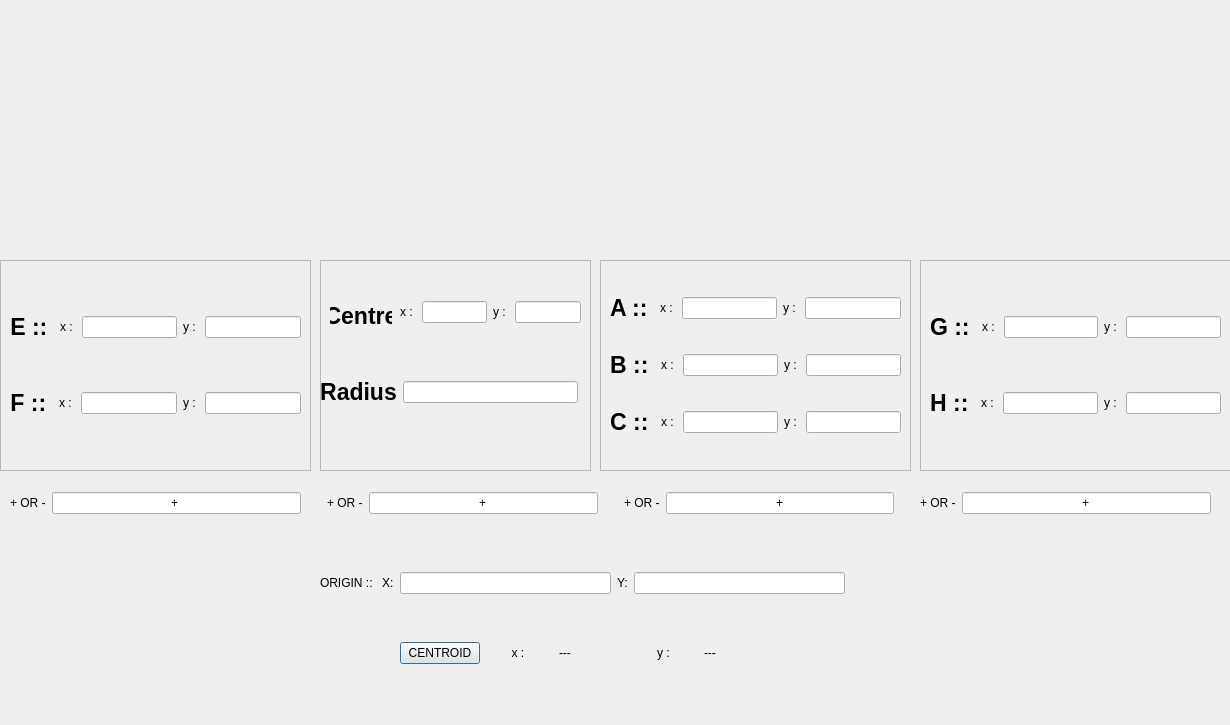
<?xml version="1.0" encoding="UTF-8"?>
<ui version="4.0">
 <class>Centroid_composite</class>
 <widget class="QDialog" name="Centroid_composite">
  <property name="geometry">
   <rect>
    <x>0</x>
    <y>0</y>
    <width>1230</width>
    <height>725</height>
   </rect>
  </property>
  <property name="windowTitle">
   <string>Dialog</string>
  </property>
  <widget class="QLabel" name="label">
   <property name="geometry">
    <rect>
     <x>10</x>
     <y>40</y>
     <width>291</width>
     <height>201</height>
    </rect>
   </property>
   <property name="text">
    <string/>
   </property>
   <property name="pixmap">
    <pixmap resource="resource.qrc">:/shapes/newrect.jpg</pixmap>
   </property>
   <property name="scaledContents">
    <bool>true</bool>
   </property>
  </widget>
  <widget class="QLabel" name="label_2">
   <property name="geometry">
    <rect>
     <x>370</x>
     <y>30</y>
     <width>211</width>
     <height>211</height>
    </rect>
   </property>
   <property name="text">
    <string/>
   </property>
   <property name="pixmap">
    <pixmap resource="resource.qrc">:/shapes/Circle.jpg</pixmap>
   </property>
   <property name="scaledContents">
    <bool>true</bool>
   </property>
  </widget>
  <widget class="QFrame" name="frame">
   <property name="geometry">
    <rect>
     <x>0</x>
     <y>260</y>
     <width>311</width>
     <height>211</height>
    </rect>
   </property>
   <property name="frameShape">
    <enum>QFrame::StyledPanel</enum>
   </property>
   <property name="frameShadow">
    <enum>QFrame::Raised</enum>
   </property>
   <layout class="QGridLayout" name="gridLayout">
    <item row="0" column="0" rowspan="2">
     <layout class="QVBoxLayout" name="verticalLayout">
      <item>
       <layout class="QHBoxLayout" name="horizontalLayout">
        <item>
         <widget class="QLabel" name="label_3">
          <property name="sizePolicy">
           <sizepolicy hsizetype="Preferred" vsizetype="Preferred">
            <horstretch>0</horstretch>
            <verstretch>0</verstretch>
           </sizepolicy>
          </property>
          <property name="font">
           <font>
            <pointsize>17</pointsize>
            <weight>75</weight>
            <bold>true</bold>
           </font>
          </property>
          <property name="text">
           <string>E :: </string>
          </property>
          <property name="alignment">
           <set>Qt::AlignCenter</set>
          </property>
         </widget>
        </item>
        <item>
         <widget class="QLabel" name="label_5">
          <property name="text">
           <string>x : </string>
          </property>
          <property name="alignment">
           <set>Qt::AlignCenter</set>
          </property>
         </widget>
        </item>
        <item>
         <widget class="QLineEdit" name="E1"/>
        </item>
        <item>
         <widget class="QLabel" name="label_9">
          <property name="text">
           <string>y : </string>
          </property>
          <property name="alignment">
           <set>Qt::AlignCenter</set>
          </property>
         </widget>
        </item>
        <item>
         <widget class="QLineEdit" name="E2"/>
        </item>
       </layout>
      </item>
      <item>
       <layout class="QHBoxLayout" name="horizontalLayout_2">
        <item>
         <widget class="QLabel" name="label_4">
          <property name="font">
           <font>
            <pointsize>17</pointsize>
            <weight>75</weight>
            <bold>true</bold>
           </font>
          </property>
          <property name="text">
           <string>F :: </string>
          </property>
          <property name="alignment">
           <set>Qt::AlignCenter</set>
          </property>
         </widget>
        </item>
        <item>
         <widget class="QLabel" name="label_6">
          <property name="text">
           <string>x : </string>
          </property>
          <property name="alignment">
           <set>Qt::AlignCenter</set>
          </property>
         </widget>
        </item>
        <item>
         <widget class="QLineEdit" name="F1"/>
        </item>
        <item>
         <widget class="QLabel" name="label_10">
          <property name="text">
           <string>y : </string>
          </property>
          <property name="alignment">
           <set>Qt::AlignCenter</set>
          </property>
         </widget>
        </item>
        <item>
         <widget class="QLineEdit" name="F2"/>
        </item>
       </layout>
      </item>
     </layout>
    </item>
   </layout>
  </widget>
  <widget class="QFrame" name="frame_2">
   <property name="geometry">
    <rect>
     <x>320</x>
     <y>260</y>
     <width>271</width>
     <height>211</height>
    </rect>
   </property>
   <property name="frameShape">
    <enum>QFrame::StyledPanel</enum>
   </property>
   <property name="frameShadow">
    <enum>QFrame::Raised</enum>
   </property>
   <widget class="QLabel" name="label_7">
    <property name="geometry">
     <rect>
      <x>10</x>
      <y>40</y>
      <width>62</width>
      <height>32</height>
     </rect>
    </property>
    <property name="sizePolicy">
     <sizepolicy hsizetype="Preferred" vsizetype="Preferred">
      <horstretch>0</horstretch>
      <verstretch>0</verstretch>
     </sizepolicy>
    </property>
    <property name="font">
     <font>
      <pointsize>17</pointsize>
      <weight>75</weight>
      <bold>true</bold>
     </font>
    </property>
    <property name="text">
     <string>Centre</string>
    </property>
    <property name="alignment">
     <set>Qt::AlignCenter</set>
    </property>
   </widget>
   <widget class="QWidget" name="layoutWidget">
    <property name="geometry">
     <rect>
      <x>0</x>
      <y>110</y>
      <width>258</width>
      <height>44</height>
     </rect>
    </property>
    <layout class="QHBoxLayout" name="horizontalLayout_10">
     <item>
      <widget class="QLabel" name="label_12">
       <property name="font">
        <font>
         <pointsize>17</pointsize>
         <weight>75</weight>
         <bold>true</bold>
        </font>
       </property>
       <property name="text">
        <string>Radius</string>
       </property>
       <property name="alignment">
        <set>Qt::AlignCenter</set>
       </property>
      </widget>
     </item>
     <item>
      <widget class="QLineEdit" name="radius"/>
     </item>
    </layout>
   </widget>
  </widget>
  <widget class="QLabel" name="label_8">
   <property name="geometry">
    <rect>
     <x>630</x>
     <y>30</y>
     <width>261</width>
     <height>221</height>
    </rect>
   </property>
   <property name="text">
    <string/>
   </property>
   <property name="pixmap">
    <pixmap resource="resource.qrc">:/shapes/triangle.jpg</pixmap>
   </property>
   <property name="scaledContents">
    <bool>true</bool>
   </property>
  </widget>
  <widget class="QFrame" name="frame_3">
   <property name="geometry">
    <rect>
     <x>600</x>
     <y>260</y>
     <width>311</width>
     <height>211</height>
    </rect>
   </property>
   <property name="frameShape">
    <enum>QFrame::StyledPanel</enum>
   </property>
   <property name="frameShadow">
    <enum>QFrame::Raised</enum>
   </property>
   <layout class="QGridLayout" name="gridLayout_3">
    <item row="0" column="0" rowspan="2">
     <layout class="QVBoxLayout" name="verticalLayout_3">
      <item>
       <layout class="QHBoxLayout" name="horizontalLayout_5">
        <item>
         <widget class="QLabel" name="label_11">
          <property name="sizePolicy">
           <sizepolicy hsizetype="Preferred" vsizetype="Preferred">
            <horstretch>0</horstretch>
            <verstretch>0</verstretch>
           </sizepolicy>
          </property>
          <property name="font">
           <font>
            <pointsize>17</pointsize>
            <weight>75</weight>
            <bold>true</bold>
           </font>
          </property>
          <property name="text">
           <string>A :: </string>
          </property>
          <property name="alignment">
           <set>Qt::AlignCenter</set>
          </property>
         </widget>
        </item>
        <item>
         <widget class="QLabel" name="label_13">
          <property name="text">
           <string>x : </string>
          </property>
          <property name="alignment">
           <set>Qt::AlignCenter</set>
          </property>
         </widget>
        </item>
        <item>
         <widget class="QLineEdit" name="A1"/>
        </item>
        <item>
         <widget class="QLabel" name="label_14">
          <property name="text">
           <string>y : </string>
          </property>
          <property name="alignment">
           <set>Qt::AlignCenter</set>
          </property>
         </widget>
        </item>
        <item>
         <widget class="QLineEdit" name="A2"/>
        </item>
       </layout>
      </item>
      <item>
       <layout class="QHBoxLayout" name="horizontalLayout_7">
        <item>
         <widget class="QLabel" name="label_18">
          <property name="font">
           <font>
            <pointsize>17</pointsize>
            <weight>75</weight>
            <bold>true</bold>
           </font>
          </property>
          <property name="text">
           <string>B :: </string>
          </property>
          <property name="alignment">
           <set>Qt::AlignCenter</set>
          </property>
         </widget>
        </item>
        <item>
         <widget class="QLabel" name="label_19">
          <property name="text">
           <string>x : </string>
          </property>
          <property name="alignment">
           <set>Qt::AlignCenter</set>
          </property>
         </widget>
        </item>
        <item>
         <widget class="QLineEdit" name="B1"/>
        </item>
        <item>
         <widget class="QLabel" name="label_20">
          <property name="text">
           <string>y : </string>
          </property>
          <property name="alignment">
           <set>Qt::AlignCenter</set>
          </property>
         </widget>
        </item>
        <item>
         <widget class="QLineEdit" name="B2"/>
        </item>
       </layout>
      </item>
      <item>
       <layout class="QHBoxLayout" name="horizontalLayout_6">
        <item>
         <widget class="QLabel" name="label_15">
          <property name="font">
           <font>
            <pointsize>17</pointsize>
            <weight>75</weight>
            <bold>true</bold>
           </font>
          </property>
          <property name="text">
           <string>C :: </string>
          </property>
          <property name="alignment">
           <set>Qt::AlignCenter</set>
          </property>
         </widget>
        </item>
        <item>
         <widget class="QLabel" name="label_16">
          <property name="text">
           <string>x : </string>
          </property>
          <property name="alignment">
           <set>Qt::AlignCenter</set>
          </property>
         </widget>
        </item>
        <item>
         <widget class="QLineEdit" name="C1"/>
        </item>
        <item>
         <widget class="QLabel" name="label_17">
          <property name="text">
           <string>y : </string>
          </property>
          <property name="alignment">
           <set>Qt::AlignCenter</set>
          </property>
         </widget>
        </item>
        <item>
         <widget class="QLineEdit" name="C2"/>
        </item>
       </layout>
      </item>
     </layout>
    </item>
   </layout>
  </widget>
  <widget class="QLabel" name="label_21">
   <property name="geometry">
    <rect>
     <x>930</x>
     <y>20</y>
     <width>301</width>
     <height>221</height>
    </rect>
   </property>
   <property name="text">
    <string/>
   </property>
   <property name="pixmap">
    <pixmap resource="resource.qrc">:/shapes/square.jpg</pixmap>
   </property>
   <property name="scaledContents">
    <bool>true</bool>
   </property>
  </widget>
  <widget class="QFrame" name="frame_4">
   <property name="geometry">
    <rect>
     <x>920</x>
     <y>260</y>
     <width>311</width>
     <height>211</height>
    </rect>
   </property>
   <property name="frameShape">
    <enum>QFrame::StyledPanel</enum>
   </property>
   <property name="frameShadow">
    <enum>QFrame::Raised</enum>
   </property>
   <layout class="QGridLayout" name="gridLayout_4">
    <item row="0" column="0" rowspan="2">
     <layout class="QVBoxLayout" name="verticalLayout_4">
      <item>
       <layout class="QHBoxLayout" name="horizontalLayout_8">
        <item>
         <widget class="QLabel" name="label_22">
          <property name="sizePolicy">
           <sizepolicy hsizetype="Preferred" vsizetype="Preferred">
            <horstretch>0</horstretch>
            <verstretch>0</verstretch>
           </sizepolicy>
          </property>
          <property name="font">
           <font>
            <pointsize>17</pointsize>
            <weight>75</weight>
            <bold>true</bold>
           </font>
          </property>
          <property name="text">
           <string>G :: </string>
          </property>
          <property name="alignment">
           <set>Qt::AlignCenter</set>
          </property>
         </widget>
        </item>
        <item>
         <widget class="QLabel" name="label_23">
          <property name="text">
           <string>x : </string>
          </property>
          <property name="alignment">
           <set>Qt::AlignCenter</set>
          </property>
         </widget>
        </item>
        <item>
         <widget class="QLineEdit" name="G1"/>
        </item>
        <item>
         <widget class="QLabel" name="label_24">
          <property name="text">
           <string>y : </string>
          </property>
          <property name="alignment">
           <set>Qt::AlignCenter</set>
          </property>
         </widget>
        </item>
        <item>
         <widget class="QLineEdit" name="G2"/>
        </item>
       </layout>
      </item>
      <item>
       <layout class="QHBoxLayout" name="horizontalLayout_9">
        <item>
         <widget class="QLabel" name="label_25">
          <property name="font">
           <font>
            <pointsize>17</pointsize>
            <weight>75</weight>
            <bold>true</bold>
           </font>
          </property>
          <property name="text">
           <string>H :: </string>
          </property>
          <property name="alignment">
           <set>Qt::AlignCenter</set>
          </property>
         </widget>
        </item>
        <item>
         <widget class="QLabel" name="label_26">
          <property name="text">
           <string>x : </string>
          </property>
          <property name="alignment">
           <set>Qt::AlignCenter</set>
          </property>
         </widget>
        </item>
        <item>
         <widget class="QLineEdit" name="H1"/>
        </item>
        <item>
         <widget class="QLabel" name="label_27">
          <property name="text">
           <string>y : </string>
          </property>
          <property name="alignment">
           <set>Qt::AlignCenter</set>
          </property>
         </widget>
        </item>
        <item>
         <widget class="QLineEdit" name="H2"/>
        </item>
       </layout>
      </item>
     </layout>
    </item>
   </layout>
  </widget>
  <widget class="QWidget" name="layoutWidget">
   <property name="geometry">
    <rect>
     <x>400</x>
     <y>630</y>
     <width>371</width>
     <height>46</height>
    </rect>
   </property>
   <layout class="QHBoxLayout" name="horizontalLayout_12">
    <item>
     <widget class="QPushButton" name="btn_centroid_cmpst">
      <property name="text">
       <string>CENTROID</string>
      </property>
     </widget>
    </item>
    <item>
     <widget class="QLabel" name="label_31">
      <property name="text">
       <string>x : </string>
      </property>
      <property name="alignment">
       <set>Qt::AlignCenter</set>
      </property>
     </widget>
    </item>
    <item>
     <widget class="QLabel" name="compsx">
      <property name="text">
       <string>---</string>
      </property>
     </widget>
    </item>
    <item>
     <widget class="QLabel" name="label_30">
      <property name="text">
       <string>y : </string>
      </property>
      <property name="alignment">
       <set>Qt::AlignCenter</set>
      </property>
     </widget>
    </item>
    <item>
     <widget class="QLabel" name="compsy">
      <property name="text">
       <string>---</string>
      </property>
     </widget>
    </item>
   </layout>
  </widget>
  <widget class="QWidget" name="layoutWidget">
   <property name="geometry">
    <rect>
     <x>320</x>
     <y>560</y>
     <width>525</width>
     <height>46</height>
    </rect>
   </property>
   <layout class="QHBoxLayout" name="horizontalLayout_13">
    <item>
     <widget class="QLabel" name="label_36">
      <property name="text">
       <string>ORIGIN :: </string>
      </property>
     </widget>
    </item>
    <item>
     <widget class="QLabel" name="label_34">
      <property name="text">
       <string>X:</string>
      </property>
     </widget>
    </item>
    <item>
     <widget class="QLineEdit" name="O1"/>
    </item>
    <item>
     <widget class="QLabel" name="label_35">
      <property name="text">
       <string>Y:</string>
      </property>
     </widget>
    </item>
    <item>
     <widget class="QLineEdit" name="O2"/>
    </item>
   </layout>
  </widget>
  <widget class="QWidget" name="layoutWidget">
   <property name="geometry">
    <rect>
     <x>10</x>
     <y>480</y>
     <width>1201</width>
     <height>46</height>
    </rect>
   </property>
   <layout class="QHBoxLayout" name="horizontalLayout_18">
    <item>
     <layout class="QHBoxLayout" name="horizontalLayout_14">
      <item>
       <widget class="QLabel" name="label_32">
        <property name="text">
         <string>+ OR -</string>
        </property>
       </widget>
      </item>
      <item>
       <widget class="QLineEdit" name="hollow1">
        <property name="text">
         <string>+ </string>
        </property>
        <property name="alignment">
         <set>Qt::AlignCenter</set>
        </property>
       </widget>
      </item>
     </layout>
    </item>
    <item>
     <spacer name="verticalSpacer">
      <property name="orientation">
       <enum>Qt::Vertical</enum>
      </property>
      <property name="sizeHint" stdset="0">
       <size>
        <width>20</width>
        <height>40</height>
       </size>
      </property>
     </spacer>
    </item>
    <item>
     <layout class="QHBoxLayout" name="horizontalLayout_15">
      <item>
       <widget class="QLabel" name="label_33">
        <property name="text">
         <string>+ OR -</string>
        </property>
       </widget>
      </item>
      <item>
       <widget class="QLineEdit" name="hollow2">
        <property name="text">
         <string>+</string>
        </property>
        <property name="alignment">
         <set>Qt::AlignCenter</set>
        </property>
       </widget>
      </item>
      <item>
       <spacer name="verticalSpacer_2">
        <property name="orientation">
         <enum>Qt::Vertical</enum>
        </property>
        <property name="sizeHint" stdset="0">
         <size>
          <width>20</width>
          <height>40</height>
         </size>
        </property>
       </spacer>
      </item>
     </layout>
    </item>
    <item>
     <layout class="QHBoxLayout" name="horizontalLayout_16">
      <item>
       <widget class="QLabel" name="label_37">
        <property name="text">
         <string>+ OR -</string>
        </property>
       </widget>
      </item>
      <item>
       <widget class="QLineEdit" name="hollow3">
        <property name="text">
         <string>+</string>
        </property>
        <property name="alignment">
         <set>Qt::AlignCenter</set>
        </property>
       </widget>
      </item>
      <item>
       <spacer name="verticalSpacer_3">
        <property name="orientation">
         <enum>Qt::Vertical</enum>
        </property>
        <property name="sizeHint" stdset="0">
         <size>
          <width>20</width>
          <height>40</height>
         </size>
        </property>
       </spacer>
      </item>
     </layout>
    </item>
    <item>
     <layout class="QHBoxLayout" name="horizontalLayout_17">
      <item>
       <widget class="QLabel" name="label_38">
        <property name="text">
         <string>+ OR -</string>
        </property>
       </widget>
      </item>
      <item>
       <widget class="QLineEdit" name="hollow4">
        <property name="text">
         <string>+</string>
        </property>
        <property name="alignment">
         <set>Qt::AlignCenter</set>
        </property>
       </widget>
      </item>
     </layout>
    </item>
   </layout>
  </widget>
  <widget class="QWidget" name="layoutWidget">
   <property name="geometry">
    <rect>
     <x>400</x>
     <y>290</y>
     <width>181</width>
     <height>44</height>
    </rect>
   </property>
   <layout class="QHBoxLayout" name="horizontalLayout_3">
    <item>
     <widget class="QLabel" name="label_29">
      <property name="text">
       <string>x : </string>
      </property>
      <property name="alignment">
       <set>Qt::AlignCenter</set>
      </property>
     </widget>
    </item>
    <item>
     <widget class="QLineEdit" name="D1"/>
    </item>
    <item>
     <widget class="QLabel" name="label_28">
      <property name="text">
       <string>y : </string>
      </property>
      <property name="alignment">
       <set>Qt::AlignCenter</set>
      </property>
     </widget>
    </item>
    <item>
     <widget class="QLineEdit" name="D2"/>
    </item>
   </layout>
  </widget>
  <widget class="QWidget" name="layoutWidget">
   <property name="geometry">
    <rect>
     <x>0</x>
     <y>0</y>
     <width>2</width>
     <height>2</height>
    </rect>
   </property>
   <layout class="QHBoxLayout" name="horizontalLayout_4"/>
  </widget>
 </widget>
 <resources>
  <include location="resource.qrc"/>
 </resources>
 <connections/>
</ui>
